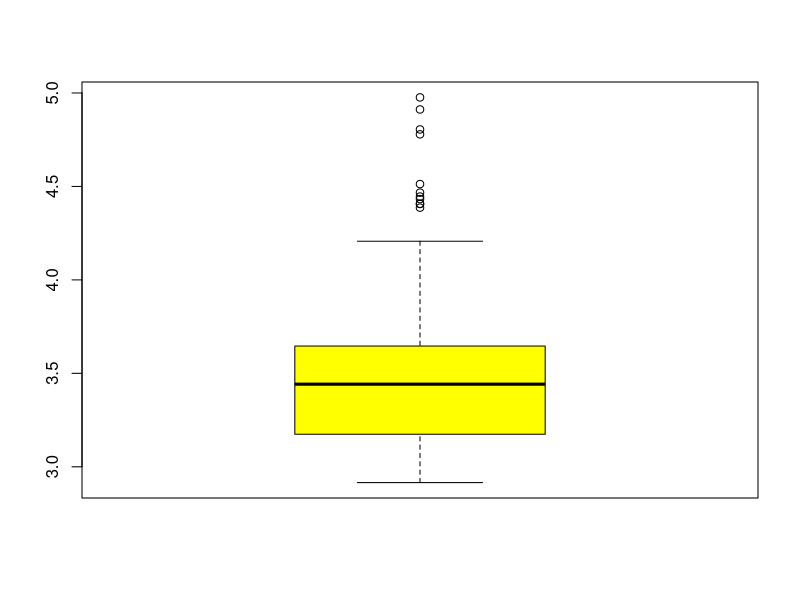
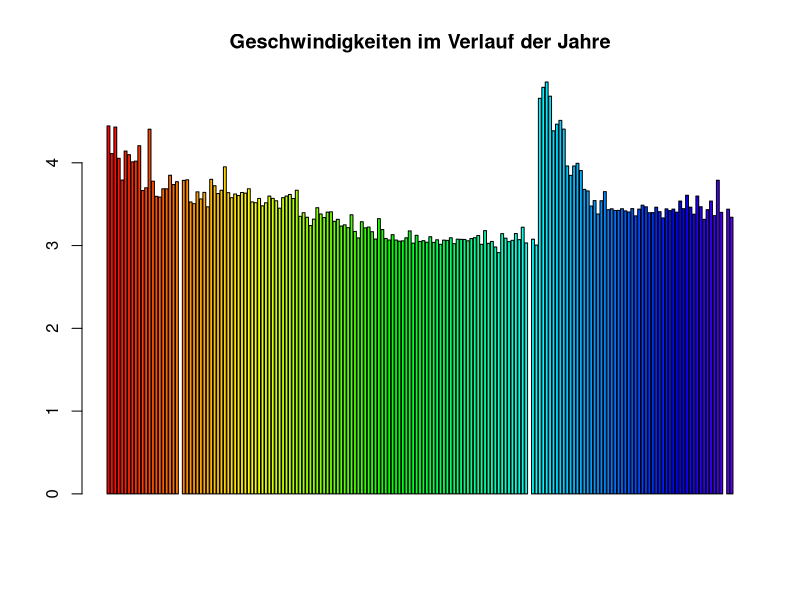

The R source for these figures, in order:
## ---- chunk 1
knitr::opts_chunk$set(echo = TRUE)
library("lubridate")
library("hms")
library(ggplot2)
library(dplyr)
# tinytex::install_tinytex()
all_data <- read.csv("../Mens_And_Womens_Boston_Marathon_Winners.csv")
## ---- chunk 2
all_times <- format(as.POSIXct(strptime(all_data$Time, format="%H:%M:%S")), 
                    format = "%H:%M:%S")

all_times_hms <- as_hms(all_times)

all_times_in_seconds <- seconds(all_times_hms)
all_times_in_minutes <- as.numeric(all_times_in_seconds / 60)

all_speeds <- all_times_in_minutes / all_data$Distance..KM.
## ---- chunk 3
mean_speeds <- mean(all_speeds, na.rm=TRUE)
mean_speeds
## ---- chunk 4
median_speeds = median(all_speeds, na.rm = TRUE)
median_speeds
## ---- chunk 5
min_speed = min(all_speeds, na.rm = TRUE)
min_speed
max_speed = max(all_speeds, na.rm = TRUE)
max_speed
## ---- chunk 6
boxplot(all_speeds, type=1, col=c('yellow'))
## ---- chunk 7
barplot(all_speeds, col = rainbow(250), main = "Geschwindigkeiten im Verlauf der Jahre")
## ---- chunk 8
# todo

## ---- chunk 9
frequency <- table(all_data$Country, exclude = c(NULL, ""))
df <- data.frame(Land = names(frequency), Häufigkeit = as.vector(unname(frequency)))
df <- arrange(df, desc(frequency))
df
#pie(df_filtered$Frequency.Freq, labels = df_filtered$Country, main = "Wins by Country")
